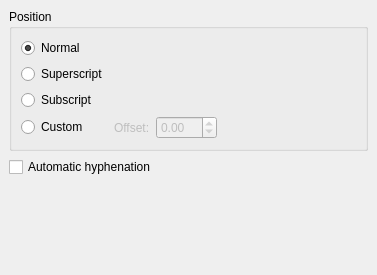
<ui version="4.0" >
 <class>FontLayoutTab</class>
 <widget class="QWidget" name="FontLayoutTab" >
  <property name="geometry" >
   <rect>
    <x>0</x>
    <y>0</y>
    <width>377</width>
    <height>275</height>
   </rect>
  </property>
  <layout class="QVBoxLayout" >
   <property name="spacing" >
    <number>6</number>
   </property>
   <property name="leftMargin" >
    <number>9</number>
   </property>
   <property name="topMargin" >
    <number>9</number>
   </property>
   <property name="rightMargin" >
    <number>9</number>
   </property>
   <property name="bottomMargin" >
    <number>9</number>
   </property>
   <item>
    <widget class="QGroupBox" name="positionGroup" >
     <property name="title" >
      <string>Position</string>
     </property>
     <layout class="QGridLayout" >
      <property name="leftMargin" >
       <number>9</number>
      </property>
      <property name="topMargin" >
       <number>9</number>
      </property>
      <property name="rightMargin" >
       <number>9</number>
      </property>
      <property name="bottomMargin" >
       <number>9</number>
      </property>
      <property name="horizontalSpacing" >
       <number>6</number>
      </property>
      <property name="verticalSpacing" >
       <number>6</number>
      </property>
      <item row="1" column="3" >
       <spacer>
        <property name="orientation" >
         <enum>Qt::Horizontal</enum>
        </property>
        <property name="sizeHint" >
         <size>
          <width>91</width>
          <height>20</height>
         </size>
        </property>
       </spacer>
      </item>
      <item row="3" column="2" >
       <widget class="KoUnitDoubleSpinBox" name="offset" >
        <property name="enabled" >
         <bool>false</bool>
        </property>
        <property name="minimum" >
         <double>-99.989999999999995</double>
        </property>
       </widget>
      </item>
      <item row="3" column="1" >
       <widget class="QLabel" name="offsetLabel" >
        <property name="enabled" >
         <bool>false</bool>
        </property>
        <property name="text" >
         <string>Offset:</string>
        </property>
        <property name="wordWrap" >
         <bool>false</bool>
        </property>
       </widget>
      </item>
      <item row="3" column="0" >
       <widget class="QRadioButton" name="custom" >
        <property name="text" >
         <string>Custom</string>
        </property>
       </widget>
      </item>
      <item row="0" column="0" >
       <widget class="QRadioButton" name="normal" >
        <property name="text" >
         <string>Normal</string>
        </property>
        <property name="checked" >
         <bool>true</bool>
        </property>
       </widget>
      </item>
      <item row="1" column="0" >
       <widget class="QRadioButton" name="superscript" >
        <property name="text" >
         <string>Superscript</string>
        </property>
       </widget>
      </item>
      <item row="2" column="0" >
       <widget class="QRadioButton" name="subscript" >
        <property name="text" >
         <string>Subscript</string>
        </property>
       </widget>
      </item>
     </layout>
    </widget>
   </item>
   <item>
    <widget class="QCheckBox" name="hyphenate" >
     <property name="text" >
      <string>Automatic hyphenation</string>
     </property>
    </widget>
   </item>
   <item>
    <spacer>
     <property name="orientation" >
      <enum>Qt::Vertical</enum>
     </property>
     <property name="sizeType" >
      <enum>QSizePolicy::Expanding</enum>
     </property>
     <property name="sizeHint" >
      <size>
       <width>359</width>
       <height>16</height>
      </size>
     </property>
    </spacer>
   </item>
  </layout>
 </widget>
 <layoutdefault spacing="6" margin="11" />
  <customwidgets>
  <customwidget>
   <class>KoUnitDoubleSpinBox</class>
   <extends>QDoubleSpinBox</extends>
   <header>KoUnitDoubleSpinBox.h</header>
  </customwidget>
 </customwidgets>
 <tabstops>
  <tabstop>normal</tabstop>
  <tabstop>superscript</tabstop>
  <tabstop>subscript</tabstop>
  <tabstop>custom</tabstop>
  <tabstop>offset</tabstop>
  <tabstop>hyphenate</tabstop>
 </tabstops>
 <includes>
  <include location="local" >knuminput.h</include>
 </includes>
 <resources/>
 <connections>
  <connection>
   <sender>custom</sender>
   <signal>toggled(bool)</signal>
   <receiver>offsetLabel</receiver>
   <slot>setEnabled(bool)</slot>
   <hints>
    <hint type="sourcelabel" >
     <x>40</x>
     <y>145</y>
    </hint>
    <hint type="destinationlabel" >
     <x>140</x>
     <y>144</y>
    </hint>
   </hints>
  </connection>
  <connection>
   <sender>custom</sender>
   <signal>toggled(bool)</signal>
   <receiver>offset</receiver>
   <slot>setEnabled(bool)</slot>
   <hints>
    <hint type="sourcelabel" >
     <x>81</x>
     <y>130</y>
    </hint>
    <hint type="destinationlabel" >
     <x>198</x>
     <y>133</y>
    </hint>
   </hints>
  </connection>
 </connections>
</ui>
